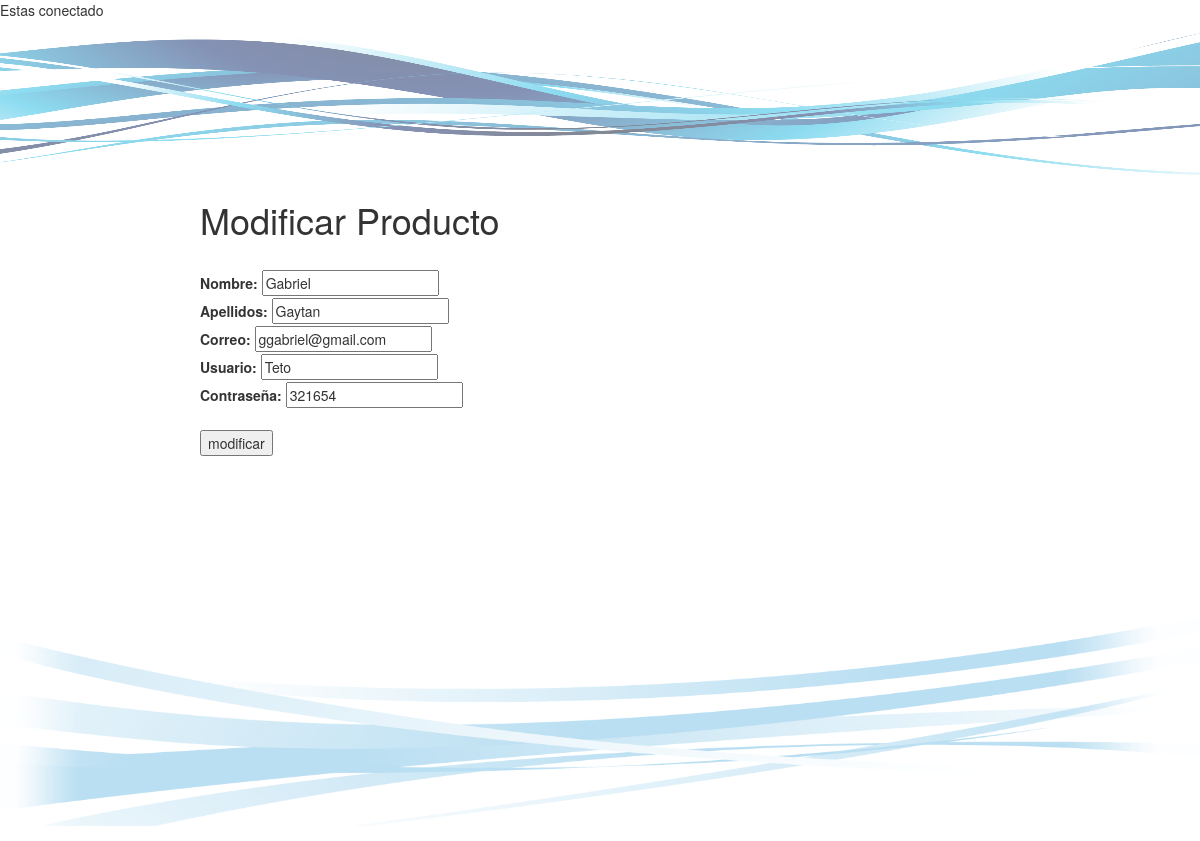
Page /modif_prof.php?id_prof=7 on the committed database.
### tables this page shows
CREATE TABLE `profesor` (
  `id_prof` int(30) NOT NULL,
  `Nomb` varchar(50) NOT NULL,
  `Ape` varchar(50) NOT NULL,
  `correo` varchar(50) NOT NULL,
  `Usuario` varchar(30) NOT NULL,
  `Pass` varchar(30) NOT NULL,
  `Estatus` int(1) NOT NULL
);

### modif_prof.php (the view, shortened to what this page needs)
<?php
  $consulta=ModificarProfesor($_GET['id_prof']);
  function ModificarProfesor($id_prof)
  {
    include 'conexion.php';
    $res = $mysqli->query("SELECT * FROM profesor WHERE id_prof='$id_prof'");
    $filas=mysqli_fetch_assoc($res);
    return [
      $filas['id_prof'],
      $filas['Nomb'],
      $filas['Ape'],
      $filas['correo'],
      $filas['Usuario'],
      $filas['Pass']
    ];
  }
?>
<!DOCTYPE html>
<html>
<head>
<link href="css/bootstrap.css" rel="stylesheet" type="text/css">
</head>
<body>
<div class="todo">
  <div id="cabecera">
  	<img src="images/swirl.png" width="1188" id="img1">
  </div>
  <div id="contenido">
  	<div style="margin: auto; width: 800px; border-collapse: separate; border-spacing: 10px 5px;">
  		<span> <h1>Modificar Producto</h1> </span>
  		<br>
	  <form action="modif_prof1.php" method="POST" style="border-collapse: separate; border-spacing: 10px 5px;">
  		<label>Nombre:</label>
  		<input type="text" id="nombre" name="nombre" value="<?php echo "$consulta[1]" ?>"><br>
  		<label>Apellidos: </label>
  		<input type="text" id="apellidos" name="apellidos" value="<?php echo "$consulta[2]" ?>"><br>
      <label>Correo: </label>
      <input type="text" id="correo" name="correo" value="<?php echo "$consulta[3]" ?>"><br>
  		<label>Usuario: </label>
      <input type="text" id="usuario" name="usuario" value="<?php echo "$consulta[4]" ?>"><br>
      <label>Contraseña: </label>
      <input type="text" id="contraa" name="contraa" value="<?php echo "$consulta[5]" ?>"><br>
  		<br>
      <input type="submit" value="modificar" name="modificar">
     </form>
  	</div>
  </div>
	<div id="footer">
  		<img src="images/swirl2.png" id="img2">
  	</div>
</div>
</body>
</html>

### css/mycss.css (style rules this page uses)
#cabecera { opacity: 1; text-align: center; }
#contenido { min-height: 401px; }
#img1 { height: 20%; width: 100%; }
#img2 { height: 30%; width: 100%; }

### rows in the picture
profesor: nombre "Gabriel", apellidos "Gaytan", correo "ggabriel@gmail.com", usuario "Teto", contraa "321654"
